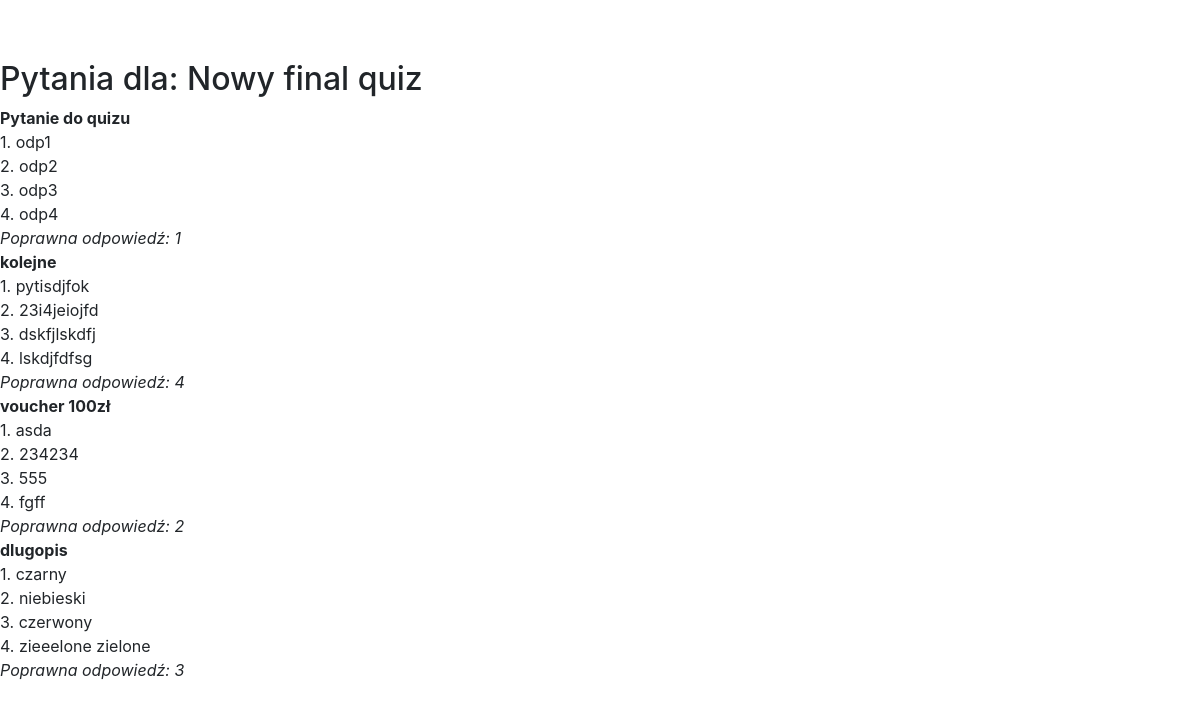
/quiz/quizzes/58/, run on the app's committed database.
### quizAPP/models.py (models this page shows, shortened)
class Quiz(models.Model):
    title = models.CharField(max_length=200)
    description = models.TextField(blank=True, null=True)
    created_by = models.ForeignKey(User, on_delete=models.PROTECT, related_name='quizzes')

class Question(models.Model):
    quiz = models.ForeignKey(Quiz, related_name='questions', on_delete=models.CASCADE)
    question_text = models.CharField(max_length=500)
    answer1 = models.CharField(max_length=200)
    answer2 = models.CharField(max_length=200)
    answer3 = models.CharField(max_length=200)
    answer4 = models.CharField(max_length=200)
    correct_answer = models.IntegerField()      #choice from 1 to 4

### quizAPP/views.py (the view)
# urls.py: path('quizzes/<int:quiz_id>/', views.question_list, name='questionlist'),
def question_list(request, quiz_id):
    quiz = get_object_or_404(Quiz, id=quiz_id)
    return render(request, 'quiz/questionlist.html', {'quiz': quiz})

### templates/quiz/questionlist.html (shortened to what this page needs)
{% extends "base.html" %}
{% block content %}
  <h2>Pytania dla: {{ quiz.title }}</h2>
  <ul>
    {% for question in quiz.questions.all %}
      <li>
        <strong>{{ question.question_text }}</strong><br>
        1. {{ question.answer1 }}<br>
        2. {{ question.answer2 }}<br>
        3. {{ question.answer3 }}<br>
        4. {{ question.answer4 }}<br>
        <em>Poprawna odpowiedź: {{ question.correct_answer }}</em>
      </li>
    {% endfor %}
  </ul>
{% endblock %}

### static/css/addquiz.css (style rules this page uses)
* { margin: 0; padding: 0; box-sizing: border-box; }
body { font-family: 'Segoe UI', Tahoma, Geneva, Verdana, sans-serif; line-height: 1.6; background-color: #f4f4f4; padding-top: 60px; }

### data on the page
Quiz: title "Nowy final quiz"
Question: question_text "Pytanie do quizu", answer1 "odp1", answer2 "odp2", answer3 "odp3", answer4 "odp4", correct_answer "1"
Question: question_text "kolejne", answer1 "pytisdjfok", answer2 "23i4jeiojfd", answer3 "dskfjlskdfj", answer4 "lskdjfdfsg", correct_answer "4"
Question: question_text "voucher 100zł", answer1 "asda", answer2 "234234", answer3 "555", answer4 "fgff", correct_answer "2"
Question: question_text "dlugopis", answer1 "czarny", answer2 "niebieski", answer3 "czerwony", answer4 "zieeelone zielone", correct_answer "3"
